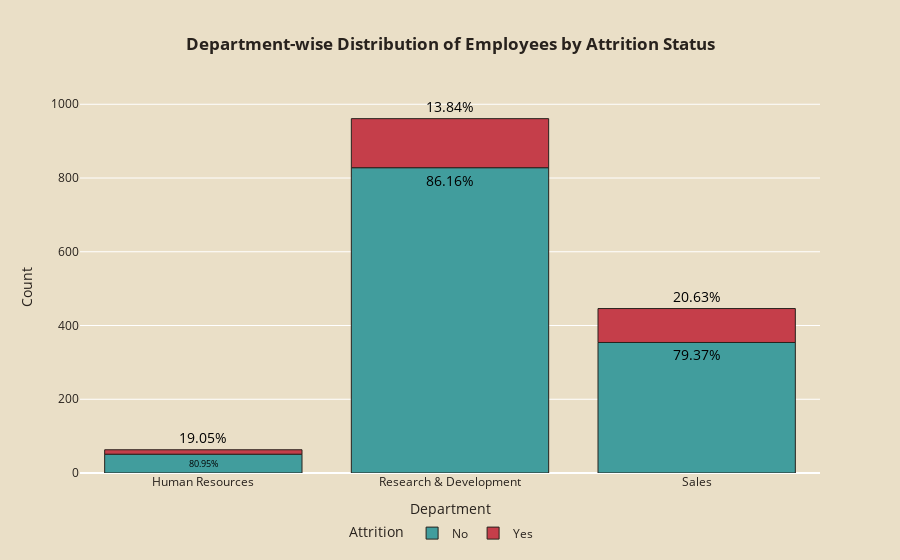

Source (notebook cell):
### Markdown cell above
### Analysis of Attrition Rates Across Departments

### Code cell
# Group data by Department and Attrition, count occurrences, and reset index
dept_att = hr.groupby(['Department', 'Attrition']).size().reset_index(name='Counts')

# Calculate total counts per department
dept_total_counts = dept_att.groupby('Department')['Counts'].transform('sum')

# Calculate percentage within each department
dept_att['Percentage'] = (dept_att['Counts'] / dept_total_counts) * 100

# Create a bar plot
fig = px.bar(dept_att, x='Department', y='Counts', color='Attrition',
             title='<b>Department-wise Distribution of Employees by Attrition Status</b>',
             text='Percentage', # Use 'Percentage' column as text
             labels={'Counts': 'Count', 'Percentage': 'Percentage'}, height = 500, 
            color_discrete_map={'Yes': '#C53E4A', 'No': '#419D9D'})  # Specify custom colors

# Add percentage labels to the bars
fig.update_traces(texttemplate='%{text:.2f}%', 
                  textposition='outside',
                  textfont_size=14, 
                  textfont_color='black',
                  marker=dict(line=dict(color='#28221D', width=1)))

fig.update_layout(title_x=0.5, 
                  legend=dict(orientation='h', yanchor='bottom', y=-0.2, xanchor='center', x=0.49),
                  font_color='#28221D',
                  paper_bgcolor='#EADFC7', 
                  plot_bgcolor='#EADFC7')

fig.show()

### Figure 1 — Plotly figure (JSON) as saved in the notebook; plotly's stock layout.template omitted (floating-point values rounded to 4 significant figures)
{"data": [{"alignmentgroup": "True", "hovertemplate": "Attrition=No<br>Department=%{x}<br>Count=%{y}<br>Percentage=%{text}<extra></extra>", "legendgroup": "No", "marker": {"color": "#419D9D", "line": {"color": "#28221D", "width": 1}, "pattern": {"shape": ""}}, "name": "No", "offsetgroup": "No", "orientation": "v", "showlegend": true, "text": [80.95, 86.16, 79.37], "textfont": {"color": "black", "size": 14}, "textposition": "outside", "texttemplate": "%{text:.2f}%", "type": "bar", "x": ["Human Resources", "Research & Development", "Sales"], "xaxis": "x", "y": [51, 828, 354], "yaxis": "y"}, {"alignmentgroup": "True", "hovertemplate": "Attrition=Yes<br>Department=%{x}<br>Count=%{y}<br>Percentage=%{text}<extra></extra>", "legendgroup": "Yes", "marker": {"color": "#C53E4A", "line": {"color": "#28221D", "width": 1}, "pattern": {"shape": ""}}, "name": "Yes", "offsetgroup": "Yes", "orientation": "v", "showlegend": true, "text": [19.05, 13.84, 20.63], "textfont": {"color": "black", "size": 14}, "textposition": "outside", "texttemplate": "%{text:.2f}%", "type": "bar", "x": ["Human Resources", "Research & Development", "Sales"], "xaxis": "x", "y": [12, 133, 92], "yaxis": "y"}], "layout": {"autosize": true, "barmode": "relative", "font": {"color": "#28221D"}, "legend": {"orientation": "h", "title": {"text": "Attrition"}, "tracegroupgap": 0, "x": 0.49, "xanchor": "center", "y": -0.2, "yanchor": "bottom"}, "paper_bgcolor": "#EADFC7", "plot_bgcolor": "#EADFC7", "title": {"text": "<b>Department-wise Distribution of Employees by Attrition Status</b>", "x": 0.5}, "xaxis": {"anchor": "y", "autorange": true, "domain": [0, 1], "range": [-0.5, 2.5], "title": {"text": "Department"}, "type": "category"}, "yaxis": {"anchor": "x", "autorange": true, "domain": [0, 1], "range": [0, 1012.0], "title": {"text": "Count"}, "type": "linear"}}}
